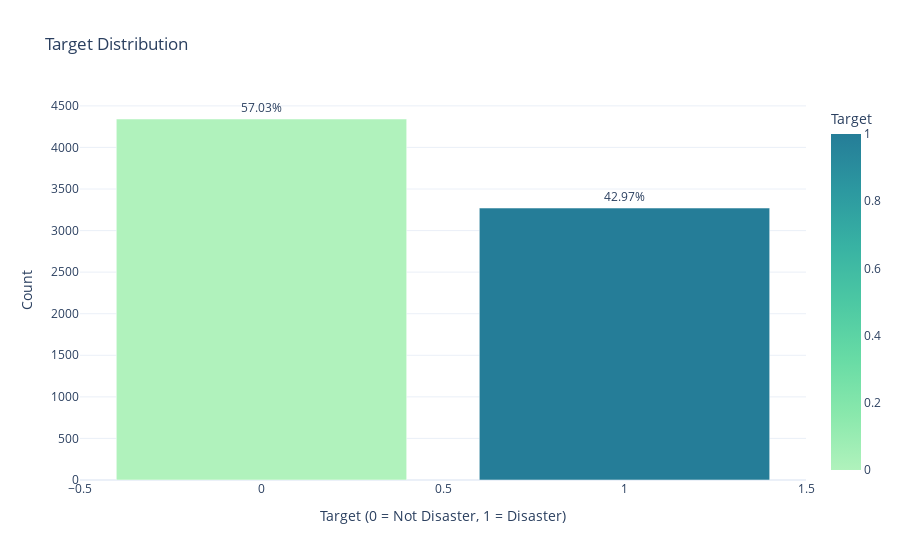

Notebook code cell kept with this figure:
### Code cell
def plot_target_dist_interactive(df, target_col='target'):
    counts = df[target_col].value_counts().reset_index()
    counts.columns = [target_col, 'count']
    counts['percentage'] = (counts['count'] / counts['count'].sum() * 100).round(2)
    
    fig = px.bar(
        counts, 
        x=target_col, 
        y='count', 
        text='percentage',
        color=target_col,
        color_continuous_scale='Tealgrn',
        title='Target Distribution',
        labels={target_col: 'Target', 'count': 'Count'},
    )
    
    fig.update_traces(
        texttemplate='%{text}%',
        textposition='outside'
    )
    
    fig.update_layout(
        uniformtext_minsize=10,
        uniformtext_mode='hide',
        yaxis=dict(title='Count'),
        xaxis=dict(title='Target (0 = Not Disaster, 1 = Disaster)'),
        showlegend=False,
        template='plotly_white'
    )
    
    fig.show()
    
    # Print proportions for reference
    print(df[target_col].value_counts(normalize=True).rename('proportion'))

plot_target_dist_interactive(train_df, target_col='target')

### Figure 1 — Plotly figure (JSON) as saved in the notebook; plotly's stock layout.template omitted (floating-point values rounded to 4 significant figures)
{"data": [{"hovertemplate": "Target=%{marker.color}<br>Count=%{y}<br>percentage=%{text}<extra></extra>", "legendgroup": "", "marker": {"color": [0, 1], "coloraxis": "coloraxis", "pattern": {"shape": ""}}, "name": "", "orientation": "v", "showlegend": false, "text": [57.03, 42.97], "textposition": "outside", "texttemplate": "%{text}%", "type": "bar", "x": [0, 1], "xaxis": "x", "y": [4342, 3271], "yaxis": "y"}], "layout": {"barmode": "relative", "coloraxis": {"colorbar": {"title": {"text": "Target"}}, "colorscale": [[0, "rgb(176, 242, 188)"], [0.1667, "rgb(137, 232, 172)"], [0.3333, "rgb(103, 219, 165)"], [0.5, "rgb(76, 200, 163)"], [0.6667, "rgb(56, 178, 163)"], [0.8333, "rgb(44, 152, 160)"], [1, "rgb(37, 125, 152)"]]}, "legend": {"tracegroupgap": 0}, "showlegend": false, "title": {"text": "Target Distribution"}, "uniformtext": {"minsize": 10, "mode": "hide"}, "xaxis": {"anchor": "y", "domain": [0, 1], "title": {"text": "Target (0 = Not Disaster, 1 = Disaster)"}}, "yaxis": {"anchor": "x", "domain": [0, 1], "title": {"text": "Count"}}}}
